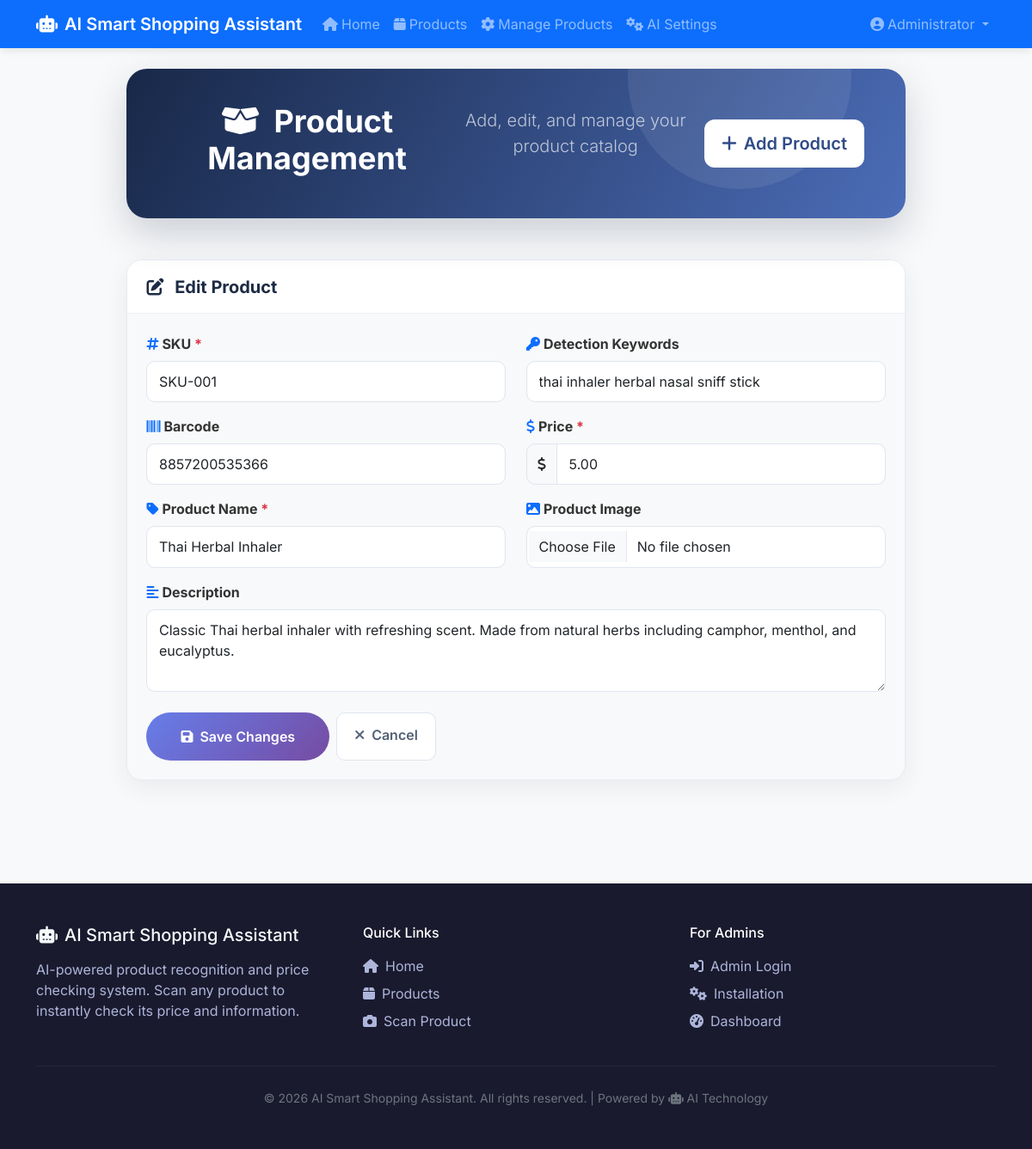
Screenshot of /admin/products.php?action=edit&id=1 (signed in) with the database file from the repository.
### tables this page shows
CREATE TABLE IF NOT EXISTS products (
    id INT UNSIGNED AUTO_INCREMENT PRIMARY KEY,
    sku VARCHAR(40) NOT NULL UNIQUE,
    barcode VARCHAR(64) NULL,
    name VARCHAR(120) NOT NULL,
    detect_keywords VARCHAR(255) DEFAULT NULL,
    price DECIMAL(10,2) NOT NULL DEFAULT 0.00,
    description TEXT NULL,
    image_path VARCHAR(255) NULL,
    created_at DATETIME NOT NULL DEFAULT CURRENT_TIMESTAMP,
    updated_at DATETIME NOT NULL DEFAULT CURRENT_TIMESTAMP ON UPDATE CURRENT_TIMESTAMP,
    FULLTEXT INDEX ft_name_keywords (name, detect_keywords)
);

### includes/catalog.php (called while the page is built, shortened)
<?php
function get_product(int $id): ?array {
    $pdo = getDBConnection();
    try {
        $stmt = $pdo->prepare("SELECT * FROM products WHERE id = ? LIMIT 1");
        $stmt->execute([$id]);
        $product = $stmt->fetch();
        return $product ?: null;
    } catch (Exception $e) {
        error_log('Get product error: ' . $e->getMessage());
        return null;
    }
}

### admin/products.php (the view, shortened to what this page needs)
<?php
$action = $_GET['action'] ?? '';
$productId = (int)($_GET['id'] ?? 0);
include __DIR__ . '/includes/header.php';
$editProduct = null;
if ($action === 'edit' && $productId > 0) {
    $editProduct = get_product($productId);
}
?>
<div class="container admin-page">
    <div class="row justify-content-center">
        <div class="col-lg-10">
            <div class="hero-section text-center mb-5">
                <h1 class="display-5 fw-bold mb-3">
                    <i class="fas fa-box-open me-2"></i>
                    Product Management
                </h1>
                <p class="lead mb-4 opacity-75">
                    Add, edit, and manage your product catalog
                </p>
                <a href="?action=add" class="btn btn-scan btn-lg">
                    <i class="fas fa-plus me-2"></i>Add Product
                </a>
            </div>
            <?php if ($action === 'add' || $action === 'edit'): ?>
            <div class="feature-card mb-5">
                <div class="card-header">
                    <h5 class="mb-0">
                        <i class="fas fa-<?php echo $action === 'add' ? 'plus' : 'edit'; ?> me-2"></i>
                        <?php echo $action === 'add' ? 'Add New Product' : 'Edit Product'; ?>
                    </h5>
                </div>
                <div class="card-body">
                    <form method="POST" enctype="multipart/form-data">
                        <div class="row g-4">
                            <div class="col-md-6">
                                <div class="mb-3">
                                    <label class="form-label fw-bold"><i class="fas fa-hashtag me-1 text-primary"></i>SKU <span class="text-danger">*</span></label>
                                    <input type="text" class="form-control" name="sku"
                                           value="<?php echo htmlspecialchars($editProduct['sku'] ?? ''); ?>"
                                           required maxlength="40" pattern="[A-Za-z0-9\-]+"
                                           placeholder="e.g., SKU-001">
                                </div>
                                <div class="mb-3">
                                    <label class="form-label fw-bold"><i class="fas fa-barcode me-1 text-primary"></i>Barcode</label>
                                    <input type="text" class="form-control" name="barcode"
                                           value="<?php echo htmlspecialchars($editProduct['barcode'] ?? ''); ?>"
                                           maxlength="64" placeholder="e.g., 8857200535366">
                                </div>
                                <div class="mb-3">
                                    <label class="form-label fw-bold"><i class="fas fa-tag me-1 text-primary"></i>Product Name <span class="text-danger">*</span></label>
                                    <input type="text" class="form-control" name="name"
                                           value="<?php echo htmlspecialchars($editProduct['name'] ?? ''); ?>"
                                           required maxlength="120" placeholder="Enter product name">
                                </div>
                            </div>
                            <div class="col-md-6">
                                <div class="mb-3">
                                    <label class="form-label fw-bold"><i class="fas fa-key me-1 text-primary"></i>Detection Keywords</label>
                                    <input type="text" class="form-control" name="detect_keywords"
                                           value="<?php echo htmlspecialchars($editProduct['detect_keywords'] ?? ''); ?>"
                                           maxlength="255" placeholder="herbal, inhaler, traditional">
                                </div>
                                <div class="mb-3">
                                    <label class="form-label fw-bold"><i class="fas fa-dollar-sign me-1 text-primary"></i>Price <span class="text-danger">*</span></label>
                                    <div class="input-group">
                                        <span class="input-group-text"><i class="fas fa-dollar-sign"></i></span>
                                        <input type="number" class="form-control" name="price"
                                               value="<?php echo htmlspecialchars($editProduct['price'] ?? '0.00'); ?>"
                                               required step="0.01" min="0" placeholder="0.00">
                                    </div>
                                </div>
                                <div class="mb-3">
                                    <label class="form-label fw-bold"><i class="fas fa-image me-1 text-primary"></i>Product Image</label>
                                    <input type="file" class="form-control" name="image" accept="image/jpeg,image/png,image/webp">
                                </div>
                            </div>
                        </div>
                        <div class="mb-3">
                            <label class="form-label fw-bold"><i class="fas fa-align-left me-1 text-primary"></i>Description</label>
                            <textarea class="form-control" name="description" rows="3"
                                      maxlength="1000" placeholder="Enter product description..."><?php echo htmlspecialchars($editProduct['description'] ?? ''); ?></textarea>
                        </div>
                        <div class="d-flex gap-2 mt-4">
                            <button type="submit" name="action" value="<?php echo $action; ?>" class="btn btn-scan">
                                <i class="fas fa-save me-2"></i><?php echo $action === 'add' ? 'Add Product' : 'Save Changes'; ?>
                            </button>
                            <a href="?" class="btn btn-browse">
                                <i class="fas fa-times me-2"></i>Cancel
                            </a>
                        </div>
                    </form>
                </div>
            </div>
            <?php endif; ?>
        </div>
    </div>
</div>
<?php include __DIR__ . '/includes/footer.php'; ?>

### assets/css/app.css (style rules this page uses)
:root { --primary-gradient: linear-gradient(135deg, #667eea 0%, #764ba2 100%); --success-gradient: linear-gradient(135deg, #00c853, #00e676); --card-shadow: 0 4px 20px rgba(0,0,0,0.08); --card-hover-shadow: 0 8px 30px rgba(0,0,0,0.15); }
body { font-family: 'Inter', -apple-system, BlinkMacSystemFont, sans-serif; background-color: #f8f9fa; color: #333; }
.hero-section { padding: 3rem 1rem; background: var(--primary-gradient); border-radius: 20px; color: white; margin-bottom: 2rem; }
.hero-section h1 { color: white !important; }
.hero-section .lead { color: rgba(255,255,255,0.9) !important; }

### admin/products.php (style rules this page uses)
.hero-section { background: linear-gradient(135deg, #667eea 0%, #764ba2 100%); padding: 3rem 2rem; border-radius: 20px; color: white; margin-bottom: 2rem; box-shadow: 0 10px 40px rgba(102, 126, 234, 0.3); }
.qr-card, .feature-card { border: none; border-radius: 20px; box-shadow: 0 10px 40px rgba(0,0,0,0.1); overflow: hidden; margin-bottom: 2rem; }
.feature-card .card-header { background: linear-gradient(135deg, #667eea 0%, #764ba2 100%); color: white; border: none; padding: 1.5rem; }
.feature-card .card-body { padding: 2rem; }
.btn-scan { background: linear-gradient(135deg, #667eea 0%, #764ba2 100%); border: none; color: white; padding: 1rem 2.5rem; border-radius: 50px; font-weight: 600; transition: all 0.3s ease; }
.btn-browse { background: white; border: 2px solid white; color: #667eea; padding: 1rem 2.5rem; border-radius: 50px; font-weight: 600; transition: all 0.3s ease; }
.admin-page { max-width: 1240px; }
.admin-page .hero-section { position: relative; overflow: hidden; display: flex; align-items: center; justify-content: space-between; text-align: left; padding: 2.5rem 3rem; border-radius: 24px; background: linear-gradient(120deg, #182848, #4b6cb7); box-shadow: 0 18px 45px rgba(24, 40, 72, 0.2); }
.admin-page .hero-section::after { content: ''; position: absolute; width: 260px; height: 260px; right: 7%; top: -120px; border-radius: 50%; background: rgba(255, 255, 255, 0.08); }
.admin-page .hero-section h1, .admin-page .hero-section p { position: relative; z-index: 1; }
.admin-page .hero-section h1 { font-size: clamp(1.7rem, 3vw, 2.4rem); margin-bottom: .5rem !important; }
.admin-page .hero-section .btn-scan { position: relative; z-index: 1; background: #fff; color: #304b88; padding: .8rem 1.25rem; border-radius: 12px; white-space: nowrap; }
.admin-page .feature-card { border: 1px solid #e7ebf3; border-radius: 18px; box-shadow: 0 8px 28px rgba(25, 42, 70, .07); }
.admin-page .feature-card .card-header { background: #fff; color: #1d2b45; border-bottom: 1px solid #edf0f5; padding: 1.15rem 1.4rem; }
.admin-page .feature-card .card-header h5 { font-weight: 700; }
.admin-page .feature-card .card-body { padding: 1.4rem; }
.admin-page .form-control, .admin-page .input-group-text { border-color: #dfe5ef; border-radius: 10px; }
.admin-page .form-control { padding: .7rem .85rem; }
.admin-page .btn-browse { border: 1px solid #dfe5ef; color: #526176; background: #fff; padding: .8rem 1.25rem; border-radius: 10px; }

### rows the page displays
products: sku "SKU-001", barcode "8857200535366", name "Thai Herbal Inhaler", detect_keywords "thai inhaler herbal nasal sniff stick", price "5.00", description "Classic Thai herbal inhaler with refreshing scent. Made from natural herbs including camphor, menthol, and eucalyptus."

### other values shown
APP_NAME "AI Smart Shopping Assistant"
current_user()['name'] "Administrator"
